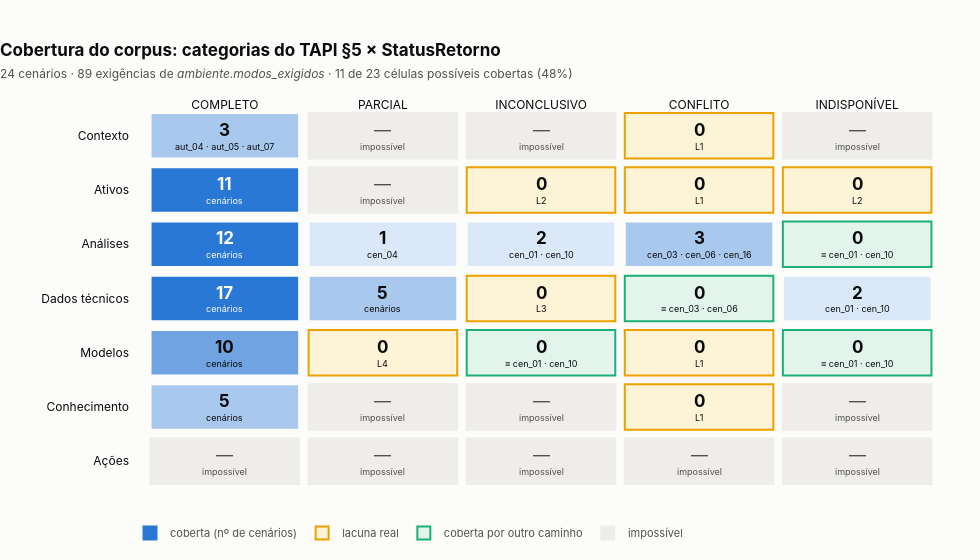

Source (notebook cell):
### Markdown cell above
---
## 6. A figura

Heatmap 7 × 5 com a contagem de cenários por célula. Quatro classes visuais, e a distinção que a
figura existe para carregar é **impossível ≠ vazia-mas-possível**: uma célula cinza não é dívida,
uma célula com borda é.

### Code cell
# Paleta do projeto (mesma do nb01). Azul sequencial para cobertura; âmbar = lacuna real;
# verde = coberta por outro caminho; cinza = impossível. Nunca só cor: todo estado tem rótulo.
TINTA, TINTA2, SUPERFICIE = "#0b0b0b", "#52514e", "#fcfcfb"
AZUL = ["#dbe8f8", "#a9c8ee", "#6fa3e2", "#2a78d6"]
AMBAR, AMBAR_F = "#eda100", "#fdf3d6"
VERDE, VERDE_F = "#1baf7a", "#e3f4ed"
CINZA, CINZA_F = "#c9c8c4", "#eeedea"


def tom(n: int) -> str:
    return AZUL[0 if n <= 2 else 1 if n <= 5 else 2 if n <= 10 else 3]


formas, notas = [], []
for iy, linha in enumerate(LINHAS):
    for ix, modo in enumerate(MODOS):
        ids = sorted(CURTO[i] for i in celulas[(linha, modo)])
        if ids:
            fundo, borda = tom(len(ids)), SUPERFICIE
            cor_texto = TINTA if len(ids) <= 10 else SUPERFICIE
            topo = f"<b>{len(ids)}</b>"
            rodape = " · ".join(ids) if len(ids) <= 3 else "cenários"
        elif not POSSIVEL[(linha, modo)]:
            fundo, borda, cor_texto = CINZA_F, CINZA_F, TINTA2
            topo, rodape = "—", "impossível"
        else:
            balde = CLASSIFICACAO[(linha, modo)][0]
            lacuna = balde == "lacuna real"
            fundo, borda = (AMBAR_F, AMBAR) if lacuna else (VERDE_F, VERDE)
            cor_texto = TINTA
            topo = "<b>0</b>"
            rodape = CLASSIFICACAO[(linha, modo)][1] if lacuna else "≡ " + CLASSIFICACAO[(linha, modo)][1]

        formas.append(dict(type="rect", x0=ix - 0.47, x1=ix + 0.47, y0=iy - 0.42, y1=iy + 0.42,
                           fillcolor=fundo, line=dict(color=borda, width=2), layer="below"))
        notas.append(dict(x=ix, y=iy - 0.11, text=topo, showarrow=False,
                          font=dict(size=17, color=cor_texto, family="Inter, Helvetica, sans-serif")))
        notas.append(dict(x=ix, y=iy + 0.19, text=rodape, showarrow=False,
                          font=dict(size=9, color=cor_texto, family="Inter, Helvetica, sans-serif")))

fig = go.Figure()
for nome, cor, fundo in [("coberta (nº de cenários)", AZUL[3], AZUL[3]),
                         ("lacuna real", AMBAR, AMBAR_F),
                         ("coberta por outro caminho", VERDE, VERDE_F),
                         ("impossível", CINZA_F, CINZA_F)]:
    fig.add_scatter(x=[None], y=[None], mode="markers", name=nome,
                    marker=dict(size=13, color=fundo, symbol="square",
                                line=dict(color=cor, width=2)))

fig.update_layout(
    shapes=formas, annotations=notas,
    title=dict(
        text="<b>Cobertura do corpus: categorias do TAPI §5 × StatusRetorno</b><br>"
             "<span style='font-size:12px;color:#52514e'>24 cenários · 89 exigências de "
             f"<i>ambiente.modos_exigidos</i> · {n_cob} de {n_poss} células possíveis cobertas "
             f"({n_cob / n_poss:.0%})</span>",
        x=0, xanchor="left", font=dict(size=17, color=TINTA)),
    xaxis=dict(tickmode="array", tickvals=list(range(5)),
               ticktext=[ROTULO_MODO[m] for m in MODOS], side="top", range=[-0.6, 4.6],
               showgrid=False, zeroline=False, tickfont=dict(color=TINTA, size=12)),
    yaxis=dict(tickmode="array", tickvals=list(range(7)), ticktext=LINHAS,
               autorange="reversed", range=[-0.6, 6.6], showgrid=False, zeroline=False,
               tickfont=dict(color=TINTA, size=12)),
    legend=dict(orientation="h", y=-0.09, x=0, font=dict(color=TINTA2, size=11), title=None),
    plot_bgcolor=SUPERFICIE, paper_bgcolor=SUPERFICIE,
    margin=dict(l=130, r=28, t=112, b=64), height=560, width=980,
    font=dict(family="Inter, Helvetica, sans-serif"),
)

destino = RAIZ / "figures" / "fig02_matriz_cobertura.png"
fig.write_image(destino, scale=2)
print("gravado:", destino.relative_to(RAIZ))
fig.show()

### Figure 1 — Plotly figure (JSON) as saved in the notebook; plotly's stock layout.template omitted (floating-point values rounded to 4 significant figures)
{"data": [{"marker": {"color": "#2a78d6", "line": {"color": "#2a78d6", "width": 2}, "size": 13, "symbol": "square"}, "mode": "markers", "name": "coberta (nº de cenários)", "type": "scatter", "x": [null], "y": [null]}, {"marker": {"color": "#fdf3d6", "line": {"color": "#eda100", "width": 2}, "size": 13, "symbol": "square"}, "mode": "markers", "name": "lacuna real", "type": "scatter", "x": [null], "y": [null]}, {"marker": {"color": "#e3f4ed", "line": {"color": "#1baf7a", "width": 2}, "size": 13, "symbol": "square"}, "mode": "markers", "name": "coberta por outro caminho", "type": "scatter", "x": [null], "y": [null]}, {"marker": {"color": "#eeedea", "line": {"color": "#eeedea", "width": 2}, "size": 13, "symbol": "square"}, "mode": "markers", "name": "impossível", "type": "scatter", "x": [null], "y": [null]}], "layout": {"annotations": [{"font": {"color": "#0b0b0b", "family": "Inter, Helvetica, sans-serif", "size": 17}, "showarrow": false, "text": "<b>3</b>", "x": 0, "y": -0.11}, {"font": {"color": "#0b0b0b", "family": "Inter, Helvetica, sans-serif", "size": 9}, "showarrow": false, "text": "aut_04 · aut_05 · aut_07", "x": 0, "y": 0.19}, {"font": {"color": "#52514e", "family": "Inter, Helvetica, sans-serif", "size": 17}, "showarrow": false, "text": "—", "x": 1, "y": -0.11}, {"font": {"color": "#52514e", "family": "Inter, Helvetica, sans-serif", "size": 9}, "showarrow": false, "text": "impossível", "x": 1, "y": 0.19}, {"font": {"color": "#52514e", "family": "Inter, Helvetica, sans-serif", "size": 17}, "showarrow": false, "text": "—", "x": 2, "y": -0.11}, {"font": {"color": "#52514e", "family": "Inter, Helvetica, sans-serif", "size": 9}, "showarrow": false, "text": "impossível", "x": 2, "y": 0.19}, {"font": {"color": "#0b0b0b", "family": "Inter, Helvetica, sans-serif", "size": 17}, "showarrow": false, "text": "<b>0</b>", "x": 3, "y": -0.11}, {"font": {"color": "#0b0b0b", "family": "Inter, Helvetica, sans-serif", "size": 9}, "showarrow": false, "text": "L1", "x": 3, "y": 0.19}, {"font": {"color": "#52514e", "family": "Inter, Helvetica, sans-serif", "size": 17}, "showarrow": false, "text": "—", "x": 4, "y": -0.11}, {"font": {"color": "#52514e", "family": "Inter, Helvetica, sans-serif", "size": 9}, "showarrow": false, "text": "impossível", "x": 4, "y": 0.19}, {"font": {"color": "#fcfcfb", "family": "Inter, Helvetica, sans-serif", "size": 17}, "showarrow": false, "text": "<b>11</b>", "x": 0, "y": 0.89}, {"font": {"color": "#fcfcfb", "family": "Inter, Helvetica, sans-serif", "size": 9}, "showarrow": false, "text": "cenários", "x": 0, "y": 1.19}, {"font": {"color": "#52514e", "family": "Inter, Helvetica, sans-serif", "size": 17}, "showarrow": false, "text": "—", "x": 1, "y": 0.89}, {"font": {"color": "#52514e", "family": "Inter, Helvetica, sans-serif", "size": 9}, "showarrow": false, "text": "impossível", "x": 1, "y": 1.19}, {"font": {"color": "#0b0b0b", "family": "Inter, Helvetica, sans-serif", "size": 17}, "showarrow": false, "text": "<b>0</b>", "x": 2, "y": 0.89}, {"font": {"color": "#0b0b0b", "family": "Inter, Helvetica, sans-serif", "size": 9}, "showarrow": false, "text": "L2", "x": 2, "y": 1.19}, {"font": {"color": "#0b0b0b", "family": "Inter, Helvetica, sans-serif", "size": 17}, "showarrow": false, "text": "<b>0</b>", "x": 3, "y": 0.89}, {"font": {"color": "#0b0b0b", "family": "Inter, Helvetica, sans-serif", "size": 9}, "showarrow": false, "text": "L1", "x": 3, "y": 1.19}, {"font": {"color": "#0b0b0b", "family": "Inter, Helvetica, sans-serif", "size": 17}, "showarrow": false, "text": "<b>0</b>", "x": 4, "y": 0.89}, {"font": {"color": "#0b0b0b", "family": "Inter, Helvetica, sans-serif", "size": 9}, "showarrow": false, "text": "L2", "x": 4, "y": 1.19}, {"font": {"color": "#fcfcfb", "family": "Inter, Helvetica, sans-serif", "size": 17}, "showarrow": false, "text": "<b>12</b>", "x": 0, "y": 1.89}, {"font": {"color": "#fcfcfb", "family": "Inter, Helvetica, sans-serif", "size": 9}, "showarrow": false, "text": "cenários", "x": 0, "y": 2.19}, {"font": {"color": "#0b0b0b", "family": "Inter, Helvetica, sans-serif", "size": 17}, "showarrow": false, "text": "<b>1</b>", "x": 1, "y": 1.89}, {"font": {"color": "#0b0b0b", "family": "Inter, Helvetica, sans-serif", "size": 9}, "showarrow": false, "text": "cen_04", "x": 1, "y": 2.19}, {"font": {"color": "#0b0b0b", "family": "Inter, Helvetica, sans-serif", "size": 17}, "showarrow": false, "text": "<b>2</b>", "x": 2, "y": 1.89}, {"font": {"color": "#0b0b0b", "family": "Inter, Helvetica, sans-serif", "size": 9}, "showarrow": false, "text": "cen_01 · cen_10", "x": 2, "y": 2.19}, {"font": {"color": "#0b0b0b", "family": "Inter, Helvetica, sans-serif", "size": 17}, "showarrow": false, "text": "<b>3</b>", "x": 3, "y": 1.89}, {"font": {"color": "#0b0b0b", "family": "Inter, Helvetica, sans-serif", "size": 9}, "showarrow": false, "text": "cen_03 · cen_06 · cen_16", "x": 3, "y": 2.19}, {"font": {"color": "#0b0b0b", "family": "Inter, Helvetica, sans-serif", "size": 17}, "showarrow": false, "text": "<b>0</b>", "x": 4, "y": 1.89}, {"font": {"color": "#0b0b0b", "family": "Inter, Helvetica, sans-serif", "size": 9}, "showarrow": false, "text": "≡ cen_01 · cen_10", "x": 4, "y": 2.19}, {"font": {"color": "#fcfcfb", "family": "Inter, Helvetica, sans-serif", "size": 17}, "showarrow": false, "text": "<b>17</b>", "x": 0, "y": 2.89}, {"font": {"color": "#fcfcfb", "family": "Inter, Helvetica, sans-serif", "size": 9}, "showarrow": false, "text": "cenários", "x": 0, "y": 3.19}, {"font": {"color": "#0b0b0b", "family": "Inter, Helvetica, sans-serif", "size": 17}, "showarrow": false, "text": "<b>5</b>", "x": 1, "y": 2.89}, {"font": {"color": "#0b0b0b", "family": "Inter, Helvetica, sans-serif", "size": 9}, "showarrow": false, "text": "cenários", "x": 1, "y": 3.19}, {"font": {"color": "#0b0b0b", "family": "Inter, Helvetica, sans-serif", "size": 17}, "showarrow": false, "text": "<b>0</b>", "x": 2, "y": 2.89}, {"font": {"color": "#0b0b0b", "family": "Inter, Helvetica, sans-serif", "size": 9}, "showarrow": false, "text": "L3", "x": 2, "y": 3.19}, {"font": {"color": "#0b0b0b", "family": "Inter, Helvetica, sans-serif", "size": 17}, "showarrow": false, "text": "<b>0</b>", "x": 3, "y": 2.89}, {"font": {"color": "#0b0b0b", "family": "Inter, Helvetica, sans-serif", "size": 9}, "showarrow": false, "text": "≡ cen_03 · cen_06", "x": 3, "y": 3.19}, {"font": {"color": "#0b0b0b", "family": "Inter, Helvetica, sans-serif", "size": 17}, "showarrow": false, "text": "<b>2</b>", "x": 4, "y": 2.89}, {"font": {"color": "#0b0b0b", "family": "Inter, Helvetica, sans-serif", "size": 9}, "showarrow": false, "text": "cen_01 · cen_10", "x": 4, "y": 3.19}, {"font": {"color": "#0b0b0b", "family": "Inter, Helvetica, sans-serif", "size": 17}, "showarrow": false, "text": "<b>10</b>", "x": 0, "y": 3.89}, {"font": {"color": "#0b0b0b", "family": "Inter, Helvetica, sans-serif", "size": 9}, "showarrow": false, "text": "cenários", "x": 0, "y": 4.19}, {"font": {"color": "#0b0b0b", "family": "Inter, Helvetica, sans-serif", "size": 17}, "showarrow": false, "text": "<b>0</b>", "x": 1, "y": 3.89}, {"font": {"color": "#0b0b0b", "family": "Inter, Helvetica, sans-serif", "size": 9}, "showarrow": false, "text": "L4", "x": 1, "y": 4.19}, {"font": {"color": "#0b0b0b", "family": "Inter, Helvetica, sans-serif", "size": 17}, "showarrow": false, "text": "<b>0</b>", "x": 2, "y": 3.89}, {"font": {"color": "#0b0b0b", "family": "Inter, Helvetica, sans-serif", "size": 9}, "showarrow": false, "text": "≡ cen_01 · cen_10", "x": 2, "y": 4.19}, {"font": {"color": "#0b0b0b", "family": "Inter, Helvetica, sans-serif", "size": 17}, "showarrow": false, "text": "<b>0</b>", "x": 3, "y": 3.89}, {"font": {"color": "#0b0b0b", "family": "Inter, Helvetica, sans-serif", "size": 9}, "showarrow": false, "text": "L1", "x": 3, "y": 4.19}, {"font": {"color": "#0b0b0b", "family": "Inter, Helvetica, sans-serif", "size": 17}, "showarrow": false, "text": "<b>0</b>", "x": 4, "y": 3.89}, {"font": {"color": "#0b0b0b", "family": "Inter, Helvetica, sans-serif", "size": 9}, "showarrow": false, "text": "≡ cen_01 · cen_10", "x": 4, "y": 4.19}, {"font": {"color": "#0b0b0b", "family": "Inter, Helvetica, sans-serif", "size": 17}, "showarrow": false, "text": "<b>5</b>", "x": 0, "y": 4.89}, {"font": {"color": "#0b0b0b", "family": "Inter, Helvetica, sans-serif", "size": 9}, "showarrow": false, "text": "cenários", "x": 0, "y": 5.19}, {"font": {"color": "#52514e", "family": "Inter, Helvetica, sans-serif", "size": 17}, "showarrow": false, "text": "—", "x": 1, "y": 4.89}, {"font": {"color": "#52514e", "family": "Inter, Helvetica, sans-serif", "size": 9}, "showarrow": false, "text": "impossível", "x": 1, "y": 5.19}, {"font": {"color": "#52514e", "family": "Inter, Helvetica, sans-serif", "size": 17}, "showarrow": false, "text": "—", "x": 2, "y": 4.89}, {"font": {"color": "#52514e", "family": "Inter, Helvetica, sans-serif", "size": 9}, "showarrow": false, "text": "impossível", "x": 2, "y": 5.19}, {"font": {"color": "#0b0b0b", "family": "Inter, Helvetica, sans-serif", "size": 17}, "showarrow": false, "text": "<b>0</b>", "x": 3, "y": 4.89}, {"font": {"color": "#0b0b0b", "family": "Inter, Helvetica, sans-serif", "size": 9}, "showarrow": false, "text": "L1", "x": 3, "y": 5.19}, {"font": {"color": "#52514e", "family": "Inter, Helvetica, sans-serif", "size": 17}, "showarrow": false, "text": "—", "x": 4, "y": 4.89}, {"font": {"color": "#52514e", "family": "Inter, Helvetica, sans-serif", "size": 9}, "showarrow": false, "text": "impossível", "x": 4, "y": 5.19}, {"font": {"color": "#52514e", "family": "Inter, Helvetica, sans-serif", "size": 17}, "showarrow": false, "text": "—", "x": 0, "y": 5.89}, {"font": {"color": "#52514e", "family": "Inter, Helvetica, sans-serif", "size": 9}, "showarrow": false, "text": "impossível", "x": 0, "y": 6.19}, {"font": {"color": "#52514e", "family": "Inter, Helvetica, sans-serif", "size": 17}, "showarrow": false, "text": "—", "x": 1, "y": 5.89}, {"font": {"color": "#52514e", "family": "Inter, Helvetica, sans-serif", "size": 9}, "showarrow": false, "text": "impossível", "x": 1, "y": 6.19}, {"font": {"color": "#52514e", "family": "Inter, Helvetica, sans-serif", "size": 17}, "showarrow": false, "text": "—", "x": 2, "y": 5.89}, {"font": {"color": "#52514e", "family": "Inter, Helvetica, sans-serif", "size": 9}, "showarrow": false, "text": "impossível", "x": 2, "y": 6.19}, {"font": {"color": "#52514e", "family": "Inter, Helvetica, sans-serif", "size": 17}, "showarrow": false, "text": "—", "x": 3, "y": 5.89}, {"font": {"color": "#52514e", "family": "Inter, Helvetica, sans-serif", "size": 9}, "showarrow": false, "text": "impossível", "x": 3, "y": 6.19}, {"font": {"color": "#52514e", "family": "Inter, Helvetica, sans-serif", "size": 17}, "showarrow": false, "text": "—", "x": 4, "y": 5.89}, {"font": {"color": "#52514e", "family": "Inter, Helvetica, sans-serif", "size": 9}, "showarrow": false, "text": "impossível", "x": 4, "y": 6.19}], "font": {"family": "Inter, Helvetica, sans-serif"}, "height": 560, "legend": {"font": {"color": "#52514e", "size": 11}, "orientation": "h", "title": {}, "x": 0, "y": -0.09}, "margin": {"b": 64, "l": 130, "r": 28, "t": 112}, "paper_bgcolor": "#fcfcfb", "plot_bgcolor": "#fcfcfb", "shapes": [{"fillcolor": "#a9c8ee", "layer": "below", "line": {"color": "#fcfcfb", "width": 2}, "type": "rect", "x0": -0.47, "x1": 0.47, "y0": -0.42, "y1": 0.42}, {"fillcolor": "#eeedea", "layer": "below", "line": {"color": "#eeedea", "width": 2}, "type": "rect", "x0": 0.53, "x1": 1.47, "y0": -0.42, "y1": 0.42}, {"fillcolor": "#eeedea", "layer": "below", "line": {"color": "#eeedea", "width": 2}, "type": "rect", "x0": 1.53, "x1": 2.47, "y0": -0.42, "y1": 0.42}, {"fillcolor": "#fdf3d6", "layer": "below", "line": {"color": "#eda100", "width": 2}, "type": "rect", "x0": 2.53, "x1": 3.47, "y0": -0.42, "y1": 0.42}, {"fillcolor": "#eeedea", "layer": "below", "line": {"color": "#eeedea", "width": 2}, "type": "rect", "x0": 3.53, "x1": 4.47, "y0": -0.42, "y1": 0.42}, {"fillcolor": "#2a78d6", "layer": "below", "line": {"color": "#fcfcfb", "width": 2}, "type": "rect", "x0": -0.47, "x1": 0.47, "y0": 0.58, "y1": 1.42}, {"fillcolor": "#eeedea", "layer": "below", "line": {"color": "#eeedea", "width": 2}, "type": "rect", "x0": 0.53, "x1": 1.47, "y0": 0.58, "y1": 1.42}, {"fillcolor": "#fdf3d6", "layer": "below", "line": {"color": "#eda100", "width": 2}, "type": "rect", "x0": 1.53, "x1": 2.47, "y0": 0.58, "y1": 1.42}, {"fillcolor": "#fdf3d6", "layer": "below", "line": {"color": "#eda100", "width": 2}, "type": "rect", "x0": 2.53, "x1": 3.47, "y0": 0.58, "y1": 1.42}, {"fillcolor": "#fdf3d6", "layer": "below", "line": {"color": "#eda100", "width": 2}, "type": "rect", "x0": 3.53, "x1": 4.47, "y0": 0.58, "y1": 1.42}, {"fillcolor": "#2a78d6", "layer": "below", "line": {"color": "#fcfcfb", "width": 2}, "type": "rect", "x0": -0.47, "x1": 0.47, "y0": 1.58, "y1": 2.42}, {"fillcolor": "#dbe8f8", "layer": "below", "line": {"color": "#fcfcfb", "width": 2}, "type": "rect", "x0": 0.53, "x1": 1.47, "y0": 1.58, "y1": 2.42}, {"fillcolor": "#dbe8f8", "layer": "below", "line": {"color": "#fcfcfb", "width": 2}, "type": "rect", "x0": 1.53, "x1": 2.47, "y0": 1.58, "y1": 2.42}, {"fillcolor": "#a9c8ee", "layer": "below", "line": {"color": "#fcfcfb", "width": 2}, "type": "rect", "x0": 2.53, "x1": 3.47, "y0": 1.58, "y1": 2.42}, {"fillcolor": "#e3f4ed", "layer": "below", "line": {"color": "#1baf7a", "width": 2}, "type": "rect", "x0": 3.53, "x1": 4.47, "y0": 1.58, "y1": 2.42}, {"fillcolor": "#2a78d6", "layer": "below", "line": {"color": "#fcfcfb", "width": 2}, "type": "rect", "x0": -0.47, "x1": 0.47, "y0": 2.58, "y1": 3.42}, {"fillcolor": "#a9c8ee", "layer": "below", "line": {"color": "#fcfcfb", "width": 2}, "type": "rect", "x0": 0.53, "x1": 1.47, "y0": 2.58, "y1": 3.42}, {"fillcolor": "#fdf3d6", "layer": "below", "line": {"color": "#eda100", "width": 2}, "type": "rect", "x0": 1.53, "x1": 2.47, "y0": 2.58, "y1": 3.42}, {"fillcolor": "#e3f4ed", "layer": "below", "line": {"color": "#1baf7a", "width": 2}, "type": "rect", "x0": 2.53, "x1": 3.47, "y0": 2.58, "y1": 3.42}, {"fillcolor": "#dbe8f8", "layer": "below", "line": {"color": "#fcfcfb", "width": 2}, "type": "rect", "x0": 3.53, "x1": 4.47, "y0": 2.58, "y1": 3.42}, {"fillcolor": "#6fa3e2", "layer": "below", "line": {"color": "#fcfcfb", "width": 2}, "type": "rect", "x0": -0.47, "x1": 0.47, "y0": 3.58, "y1": 4.42}, {"fillcolor": "#fdf3d6", "layer": "below", "line": {"color": "#eda100", "width": 2}, "type": "rect", "x0": 0.53, "x1": 1.47, "y0": 3.58, "y1": 4.42}, {"fillcolor": "#e3f4ed", "layer": "below", "line": {"color": "#1baf7a", "width": 2}, "type": "rect", "x0": 1.53, "x1": 2.47, "y0": 3.58, "y1": 4.42}, {"fillcolor": "#fdf3d6", "layer": "below", "line": {"color": "#eda100", "width": 2}, "type": "rect", "x0": 2.53, "x1": 3.47, "y0": 3.58, "y1": 4.42}, {"fillcolor": "#e3f4ed", "layer": "below", "line": {"color": "#1baf7a", "width": 2}, "type": "rect", "x0": 3.53, "x1": 4.47, "y0": 3.58, "y1": 4.42}, {"fillcolor": "#a9c8ee", "layer": "below", "line": {"color": "#fcfcfb", "width": 2}, "type": "rect", "x0": -0.47, "x1": 0.47, "y0": 4.58, "y1": 5.42}, {"fillcolor": "#eeedea", "layer": "below", "line": {"color": "#eeedea", "width": 2}, "type": "rect", "x0": 0.53, "x1": 1.47, "y0": 4.58, "y1": 5.42}, {"fillcolor": "#eeedea", "layer": "below", "line": {"color": "#eeedea", "width": 2}, "type": "rect", "x0": 1.53, "x1": 2.47, "y0": 4.58, "y1": 5.42}, {"fillcolor": "#fdf3d6", "layer": "below", "line": {"color": "#eda100", "width": 2}, "type": "rect", "x0": 2.53, "x1": 3.47, "y0": 4.58, "y1": 5.42}, {"fillcolor": "#eeedea", "layer": "below", "line": {"color": "#eeedea", "width": 2}, "type": "rect", "x0": 3.53, "x1": 4.47, "y0": 4.58, "y1": 5.42}, {"fillcolor": "#eeedea", "layer": "below", "line": {"color": "#eeedea", "width": 2}, "type": "rect", "x0": -0.47, "x1": 0.47, "y0": 5.58, "y1": 6.42}, {"fillcolor": "#eeedea", "layer": "below", "line": {"color": "#eeedea", "width": 2}, "type": "rect", "x0": 0.53, "x1": 1.47, "y0": 5.58, "y1": 6.42}, {"fillcolor": "#eeedea", "layer": "below", "line": {"color": "#eeedea", "width": 2}, "type": "rect", "x0": 1.53, "x1": 2.47, "y0": 5.58, "y1": 6.42}, {"fillcolor": "#eeedea", "layer": "below", "line": {"color": "#eeedea", "width": 2}, "type": "rect", "x0": 2.53, "x1": 3.47, "y0": 5.58, "y1": 6.42}, {"fillcolor": "#eeedea", "layer": "below", "line": {"color": "#eeedea", "width": 2}, "type": "rect", "x0": 3.53, "x1": 4.47, "y0": 5.58, "y1": 6.42}], "title": {"font": {"color": "#0b0b0b", "size": 17}, "text": "<b>Cobertura do corpus: categorias do TAPI §5 × StatusRetorno</b><br><span style='font-size:12px;color:#52514e'>24 cenários · 89 exigências de <i>ambiente.modos_exigidos</i> · 11 de 23 células possíveis cobertas (48%)</span>", "x": 0, "xanchor": "left"}, "width": 980, "xaxis": {"range": [-0.6, 4.6], "showgrid": false, "side": "top", "tickfont": {"color": "#0b0b0b", "size": 12}, "tickmode": "array", "ticktext": ["COMPLETO", "PARCIAL", "INCONCLUSIVO", "CONFLITO", "INDISPONÍVEL"], "tickvals": [0, 1, 2, 3, 4], "zeroline": false}, "yaxis": {"autorange": "reversed", "range": [-0.6, 6.6], "showgrid": false, "tickfont": {"color": "#0b0b0b", "size": 12}, "tickmode": "array", "ticktext": ["Contexto", "Ativos", "Análises", "Dados técnicos", "Modelos", "Conhecimento", "Ações"], "tickvals": [0, 1, 2, 3, 4, 5, 6], "zeroline": false}}}
